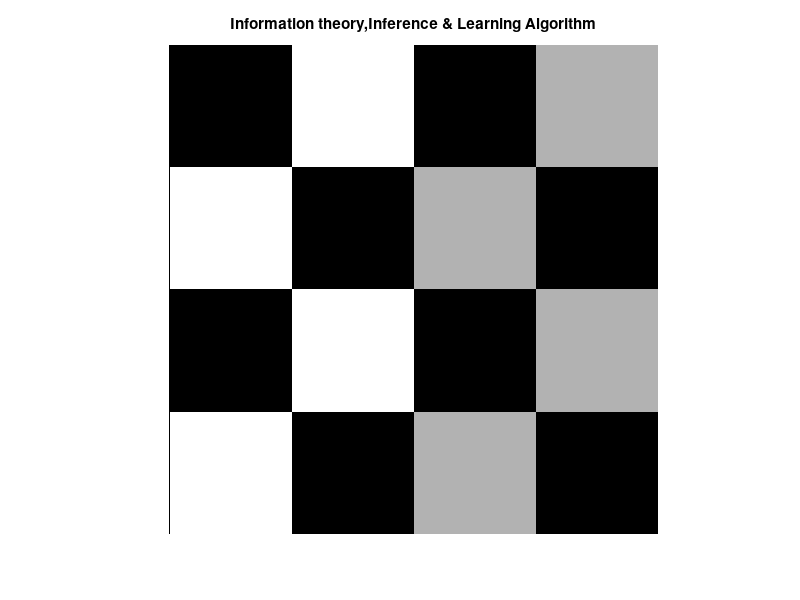

This figure's MATLAB source: (Note: this script raises an error after producing the figure.)
function planar_Transformation

addpath( genpath('.') );
close all; 

I = checkerboard(10,2);
%I = imread('book.jpg'); 
imshow(I)
title('Information theory,Inference & Learning Algorithm')

% As in Projective Transformation we have nine parameter in this T is matrix which has those parameter. 
T = [1  0  0.008;
     1  1  0.01;
     0  0  1   ];
t_proj = projective2d(T);
I_projective = imwarp(I,t_proj,'FillValues',.3);

figure
imshow(I_projective),title('projective')



end